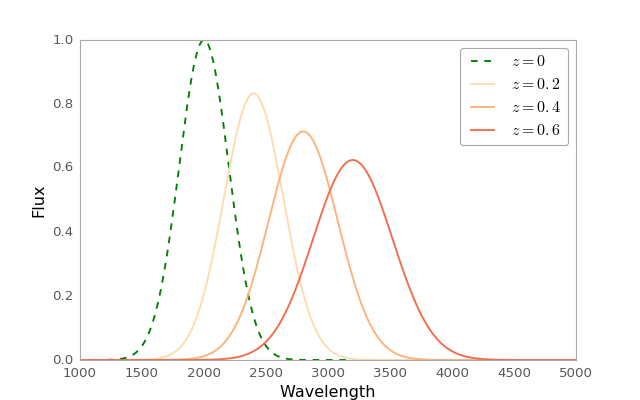

Write Python code to recreate this figure.
import numpy as np
from astropy.modeling.models import RedshiftScaleFactor, Gaussian1D, Scale

x = np.linspace(1000, 5000, 1000)
g0 = Gaussian1D(1, 2000, 200)  # No redshift is same as redshift with z=0

plt.figure(figsize=(8, 5))
plt.plot(x, g0(x), 'g--', label='$z=0$')

for z in (0.2, 0.4, 0.6):
    rs = RedshiftScaleFactor(z).inverse  # Redshift in wavelength space
    sc = Scale(1. / (1 + z))  # Rescale the flux to conserve energy
    g = rs | g0 | sc
    plt.plot(x, g(x), color=plt.cm.OrRd(z),
             label='$z={0}$'.format(z))

plt.xlabel('Wavelength')
plt.ylabel('Flux')
plt.legend()
